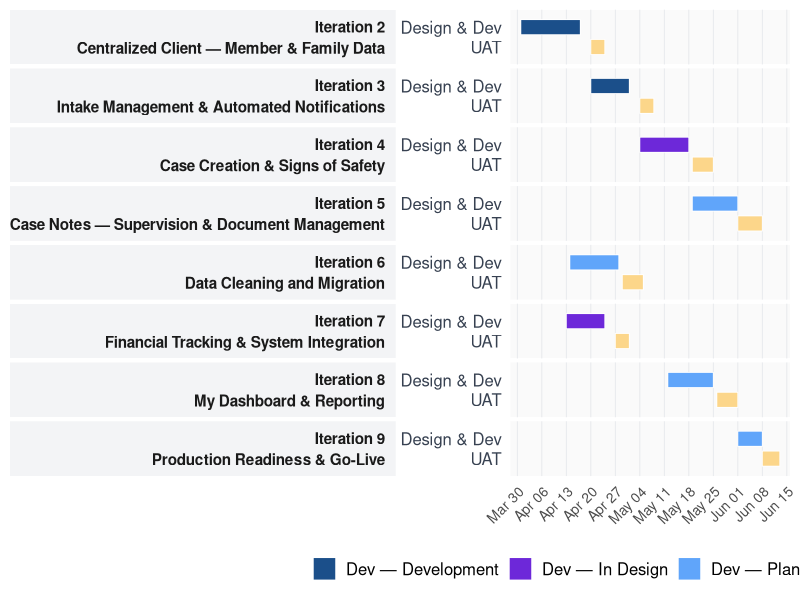

The R source for this figure:
## ---- chunk 1
library(ggplot2)
library(dplyr)
library(lubridate)
library(scales)

plan  <- read.csv("data/iteration_plan.csv",  stringsAsFactors = FALSE)
tasks <- read.csv("data/iteration_tasks.csv", stringsAsFactors = FALSE)

plan <- plan |>
  mutate(
    start_date      = as.Date(start_date),
    end_date        = as.Date(end_date),
    status          = factor(status,
                             levels = c("Complete", "Development", "in Design",
                                        "Planning", "Planned")),
    subtask_label   = factor(subtask_label, levels = c("UAT", "Dev")),
    iteration_label = paste0("Iteration ", iteration, "\n", iteration_name),
    fill_key        = paste0(subtask_type, "_", as.character(status))
  )

iter_label_levels <- plan |>
  distinct(iteration, iteration_label) |>
  arrange(iteration) |>
  pull(iteration_label)

plan <- plan |>
  mutate(iteration_label = factor(iteration_label, levels = iter_label_levels))
## ---- chunk 2
today       <- Sys.Date()
target_date <- as.Date("2026-06-05")
days_left   <- as.integer(target_date - today)

status_counts <- plan |>
  filter(subtask_type == "dev") |>
  count(status) |>
  mutate(status = as.character(status))

get_n <- function(s) {
  val <- status_counts$n[status_counts$status == s]
  if (length(val) == 0) 0L else val
}

n_complete <- get_n("Complete")
n_dev      <- get_n("Development")
n_design   <- get_n("in Design")
n_planned  <- get_n("Planned")
n_total    <- nrow(plan |> filter(subtask_type == "dev"))

# Latest end date among active (Development / in Design) iterations
active_rows <- plan |>
  filter(subtask_type == "dev",
         status %in% c("Development", "in Design"))
latest_active_end <- if (nrow(active_rows) > 0) max(active_rows$end_date) else today

# Projected last dev end date
projected_end <- max(plan$end_date[plan$subtask_type == "dev"])
on_track <- projected_end <= target_date

track_word  <- if (on_track) "**On Track**" else "**At Risk**"
track_color <- if (on_track) "276749" else "991B1B"
track_tag   <- paste0(
  '`<w:r><w:rPr><w:color w:val="', track_color, '"/><w:b/></w:rPr>',
  '<w:t>', if (on_track) "\u2714 On Track" else "\u26A0 At Risk",
  '</w:t></w:r>`{=openxml}'
)

cat(paste0(
  "> **Week of ", format(today, "%B %d, %Y"), "** \u2014 ",
  track_tag, "  \n",
  "> ", n_complete, " of ", n_total, " iterations complete. ",
  if (n_dev > 0)    paste0(n_dev,    " in active development. ") else "",
  if (n_design > 0) paste0(n_design, " in design. ")             else "",
  if (n_planned > 0) paste0(n_planned, " planned.  \n") else "\n",
  "> Target completion: **", format(target_date, "%B %d, %Y"),
  "** (", days_left, " days). Projected finish: **",
  format(projected_end, "%B %d, %Y"), "**."
), "\n\n")
## ---- chunk 3
gantt_plan  <- plan |> filter(iteration != 1)
x_min       <- min(gantt_plan$start_date) - 3
x_max       <- max(gantt_plan$end_date)   + 3

fill_values <- c(
  "dev_Development" = "#1B4F8A",   # deep navy      — Dev: in development
  "dev_in Design"   = "#6D28D9",   # deep purple    — Dev: in design
  "dev_Planning"    = "#0369A1",   # dark sky-blue  — Dev: planning
  "dev_Planned"     = "#60A5FA",   # sky blue       — Dev: planned
  "dev_Complete"    = "#6B7280",   # gray           — Dev: complete
  "uat_Development" = "#B45309",   # deep amber     — UAT: in development
  "uat_in Design"   = "#D97706",   # mid amber      — UAT: in design
  "uat_Planning"    = "#0E7490",   # dark cyan      — UAT: planning
  "uat_Planned"     = "#FCD68A",   # pale amber     — UAT: planned
  "uat_Complete"    = "#9CA3AF"    # light grey     — UAT: complete
)

legend_labels <- c(
  "dev_Development" = "Dev \u2014 Development",
  "dev_in Design"   = "Dev \u2014 In Design",
  "dev_Planning"    = "Dev \u2014 Planning",
  "dev_Planned"     = "Dev \u2014 Planned",
  "dev_Complete"    = "Dev \u2014 Complete",
  "uat_Development" = "UAT \u2014 Development",
  "uat_in Design"   = "UAT \u2014 In Design",
  "uat_Planning"    = "UAT \u2014 Planning",
  "uat_Planned"     = "UAT \u2014 Planned",
  "uat_Complete"    = "UAT \u2014 Complete"
)

legend_order <- c("dev_Development", "dev_in Design", "dev_Planning", "dev_Planned", "dev_Complete",
                  "uat_Development", "uat_in Design", "uat_Planning", "uat_Planned", "uat_Complete")

ggplot(gantt_plan) +
  geom_rect(
    aes(
      xmin = start_date,
      xmax = end_date,
      ymin = as.numeric(subtask_label) - 0.38,
      ymax = as.numeric(subtask_label) + 0.38,
      fill = fill_key
    ),
    color = "white",
    linewidth = 0.3
  ) +
  facet_grid(iteration_label ~ ., switch = "y") +
  scale_fill_manual(
    values = fill_values,
    labels = legend_labels,
    breaks = legend_order,
    drop   = FALSE
  ) +
  scale_x_date(
    limits      = c(x_min, x_max),
    date_breaks = "1 week",
    date_labels = "%b %d",
    expand      = expansion(add = 0)
  ) +
  scale_y_continuous(
    breaks = c(1, 2),
    labels = c("UAT", "Design & Dev"),
    expand = expansion(add = 0.5)
  ) +
  labs(x = NULL, y = NULL, fill = NULL) +
  theme_minimal(base_size = 14) +
  theme(
    strip.placement      = "outside",
    strip.text.y.left    = element_text(angle = 0, hjust = 1,
                                        size = 11, face = "bold",
                                        lineheight = 1.15,
                                        margin = margin(r = 8)),
    panel.grid.major.y   = element_blank(),
    panel.grid.minor     = element_blank(),
    panel.grid.major.x   = element_line(color = "#E5E7EB", linewidth = 0.3),
    panel.spacing        = unit(0.2, "lines"),
    panel.background     = element_rect(fill = "#FAFAFA", color = NA),
    strip.background     = element_rect(fill = "#F3F4F6", color = NA),
    axis.text.y          = element_text(size = 12, color = "#374151"),
    axis.text.x          = element_text(size = 10, angle = 45, hjust = 1),
    legend.position      = "bottom",
    legend.key.size      = unit(0.6, "cm"),
    legend.text          = element_text(size = 12),
    legend.spacing.x     = unit(0.45, "cm")
  )
## ---- chunk 4
# Hex colours matched exactly to Gantt dev bar fill_values
status_hex <- c(
  "Development" = "1B4F8A",
  "in Design"   = "6D28D9",
  "Planning"    = "0369A1",
  "Planned"     = "60A5FA",
  "Complete"    = "6B7280"
)

make_tag <- function(label, hex) {
  paste0(
    '`<w:r><w:rPr><w:color w:val="', hex, '"/><w:b/></w:rPr>',
    '<w:t xml:space="preserve">[', label, '] </w:t></w:r>`{=openxml}'
  )
}

active_subtasks <- plan |>
  filter(subtask_type == "dev") |>
  arrange(iteration)

for (i in seq_len(nrow(active_subtasks))) {
  row    <- active_subtasks[i, ]
  status <- as.character(row$status)
  hex    <- status_hex[status]
  tag    <- make_tag(status, hex)
  dates  <- paste0(format(row$start_date, "%b %d"),
                   " \u2013 ",
                   format(row$end_date, "%b %d, %Y"))

  heading <- paste0(
    "### ", tag,
    "Iteration ", row$iteration, " \u2014 ", row$iteration_name,
    " (", dates, ")"
  )
  cat(heading, "\n\n")

  iter_tasks <- tasks |>
    filter(iteration == row$iteration, subtask_type == row$subtask_type) |>
    arrange(task_order)

  if (nrow(iter_tasks) > 0) {
    for (j in seq_len(nrow(iter_tasks))) {
      cat("-", iter_tasks$task_description[j], "\n")
    }
  } else {
    cat("_No tasks recorded for this subtask._\n")
  }
  cat("\n")
}
